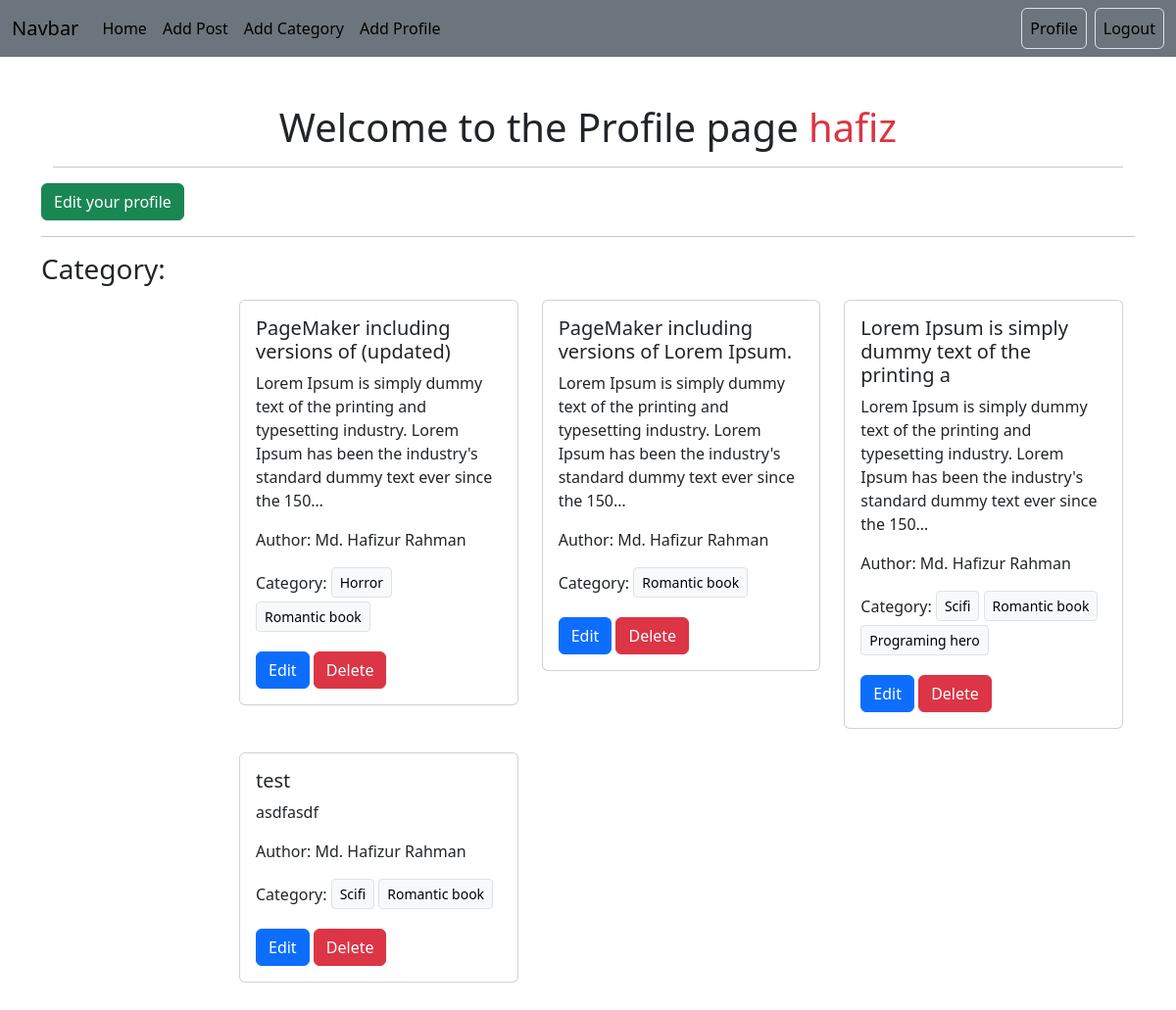
The page /author_app/profile/ (signed in) on the database its author committed.
### posts_app/models.py (models this page shows, shortened)
class Post(models.Model):
    title = models.CharField(max_length = 50)
    content = models.TextField()
    category = models.ManyToManyField(Category,)
    author = models.ForeignKey(User, on_delete=models.CASCADE)
    image = models.ImageField(upload_to='uploads/',null=True,blank=True)

### categories_app/models.py (models this page shows, shortened)
class Category(models.Model):
    category_name = models.CharField(max_length= 100)
    slug = models.SlugField(max_length =100, unique = True, blank = True, null = True)

### author_app/views.py (the view)
# urls.py: path('profile/', views.profile, name='profile'),
@login_required
def profile(request):
    postData = Post.objects.filter(author = request.user)
    return render(request,'profile.html', {'postData':postData})

### author_app/templates/profile.html
{%extends 'base.html' %}
{%block content%}
{% load crispy_forms_tags %}
<div class="profile_section container my-5">
   <div class="container text-center">
        <h1>Welcome to the Profile page <span class='text-danger'>{{user}}</span></h1>
        <hr>
   </div>
   <a class='btn btn-success' href="{% url 'update_profile' %}">Edit your profile</a>
   <hr>
   <div class="row">
      <div class="col-2">
         <h3>Category:</h3>
      </div>
      <div class="col-10">
         <div class="display_data container my-5">
            <div class="row row-cols-1 row-cols-md-3 g-4">
                {% for data in postData%}
                    <div class="col">
                    <div class="card">
                        <div class="card-body">
                        <h5 class="card-title">{{data.title}}</h5>
                        <p class="card-text">
                            {{data.content | truncatechars:150}}
                        </p>
                        <p>Author: {{data.author.first_name}} {{data.author.last_name}}</p>
                        <p class=''>Category:
                            {%for cat in data.category.all %}
                                <btn style="margin-bottom: 4px" class='btn btn-light btn-sm border'>
                                    {{cat.category_name}}
                                </btn>
                            {%endfor%}
                        </p>
                        {%if request.user.is_authenticated%}
                            <a href="{% url 'edit_post' data.id %}" class="btn btn-primary">Edit</a>
                            <a href="{% url 'delete_post' data.id %}" class="btn btn-danger">Delete</a>
                        {%endif%}
                        </div>
                    </div>
                    </div>
                {%endfor%}
              </div>
        </div>
      </div>
   </div>
</div>
{%endblock%}

### rows shown on the page
Post: title "PageMaker including versions of (updated)", content "Lorem Ipsum is simply dummy text of the printing and typesetting industry. Lorem Ipsum has been the industry's standard dummy text ever since the 150…", author.first_name "Md. Hafizur", author.last_name "Rahman"
Category: category_name "Horror"
Category: category_name "Romantic book"
Post: title "PageMaker including versions of Lorem Ipsum.", content "Lorem Ipsum is simply dummy text of the printing and typesetting industry. Lorem Ipsum has been the industry's standard dummy text ever since the 150…", author.first_name "Md. Hafizur", author.last_name "Rahman"
Post: title "Lorem Ipsum is simply dummy text of the printing a", content "Lorem Ipsum is simply dummy text of the printing and typesetting industry. Lorem Ipsum has been the industry's standard dummy text ever since the 150…", author.first_name "Md. Hafizur", author.last_name "Rahman"
Category: category_name "Scifi"
Category: category_name "Programing hero"
Post: title "test", content "asdfasdf", author.first_name "Md. Hafizur", author.last_name "Rahman"

### other values the page prints
{{ user }} "hafiz"
